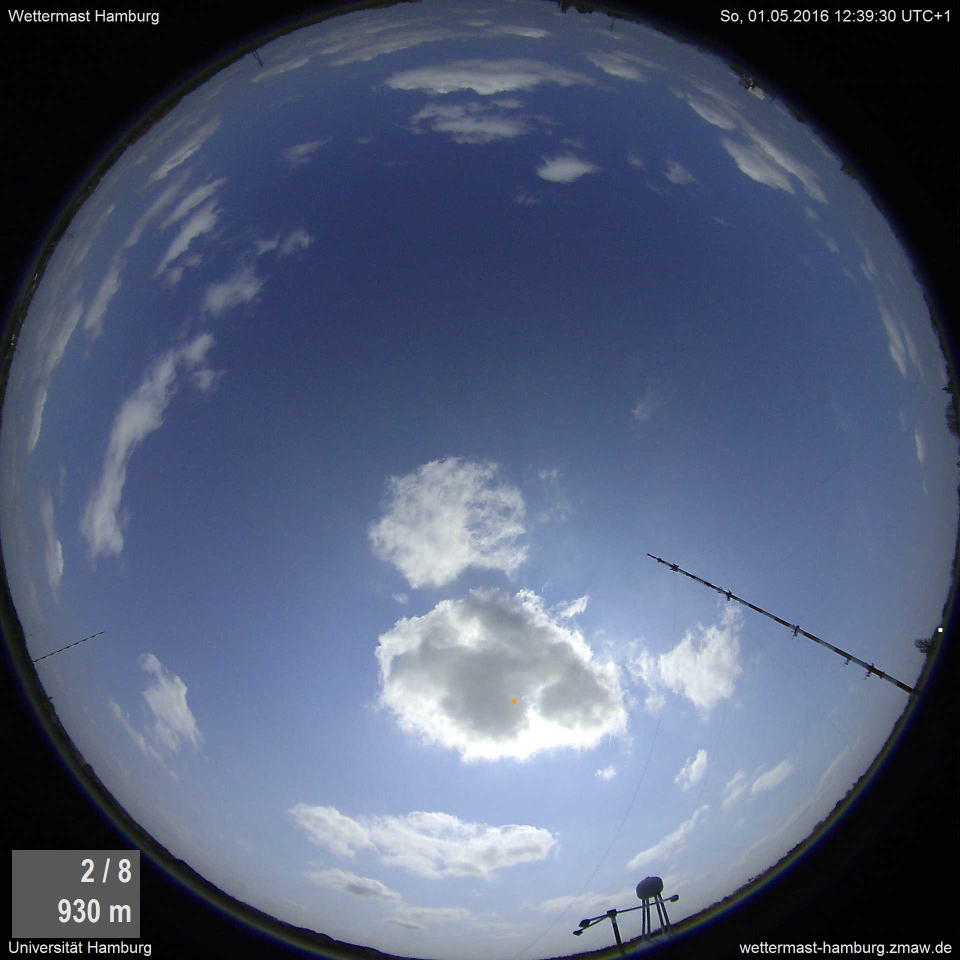
#> input picture pyclamster/clustering/test/Image_Wkm_Aktuell_2.jpg, 1920 x 1920 px, found by its file name (shown at 1/2 size)
$ python k-means_random.py   (Python 2 division)   (older library calls are emulated)
#> lines starting #> are read from the running program, lines starting #| are printed output that depends on the picture
# -*- coding: utf-8 -*-
"""
Created on Fri Apr 29 16:14:13 2016

@author: tfinn
"""
# External modules

# Internal modules


__version__ = ""

print(__doc__)
import numpy as np
import scipy.misc
import scipy.ndimage
from sklearn.cluster import MiniBatchKMeans
from sklearn.preprocessing import StandardScaler
from time import time
from pyextremelm.builder import ExtremeLearningMachine
from pyextremelm.builder.layers.unsupervised import ELMAE

k_cluster = 2
good_angle = 45
good_angle_dpi = int(np.round(1920/180*good_angle))


# Load the Wettermast photo
wm = scipy.ndimage.imread("Image_Wkm_Aktuell_2.jpg", mode="RGB")
#> wm is the input picture: shape (1920, 1920, 3); mean R, G, B 82.2, 92.9, 118.1
scipy.misc.imsave(
    "test_original.jpg", wm[1920/2-good_angle_dpi:1920/2+good_angle_dpi,
        1920/2-good_angle_dpi:1920/2+good_angle_dpi, :])
#wm = wm/255 # to get values between 0 and 1
# Normalize RGB to surrounding fields
neighbour_size = 10
rgb_mean = scipy.ndimage.filters.uniform_filter(
    wm, size=(neighbour_size, neighbour_size, 1), mode="constant")
sum_mean = scipy.ndimage.filters.uniform_filter(
    wm, size=(neighbour_size, neighbour_size, 3), mode="constant")

# [10 lines of commented-out code are left out]
rgb_sqr_mean = scipy.ndimage.uniform_filter(
    wm**2,size=(neighbour_size, neighbour_size, 1), mode="constant")
# #print(rgb_sqr_mean)
rgb_stddev = rgb_sqr_mean - rgb_mean**2
rgb_stddev[rgb_stddev<0] = 0
rgb_stddev = np.sqrt(rgb_stddev)
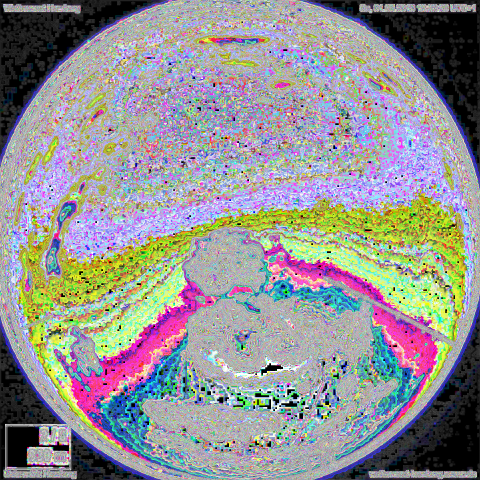
#> rgb_stddev: shape (1920, 1920, 3) float16 (shown at 1/4 size); mean R, G, B 9.23, 9.16, 9.24; drawn with min black and max white
#print(np.max(rgb_stddev), np.min(rgb_stddev))
#rgb_standard = (wm-rgb_mean)
# rgb_std_max = scipy.ndimage.maximum_filter(
#     wm,size=(neighbour_size, neighbour_size, 1), mode="constant")
# rgb_std_min = scipy.ndimage.minimum_filter(
#     wm,size=(neighbour_size, neighbour_size, 1), mode="constant")
# rgb_minmax = rgb_standard/(rgb_std_max-rgb_std_min)
# rgb_standard = (wm-rgb_mean)/rgb_stddev
# rgb_standard[rgb_stddev<0.001] = 0
# rgb_standard = rgb_standard[1920 / 2 - good_angle_dpi:1920 / 2 + good_angle_dpi,
#      1920 / 2 - good_angle_dpi:1920 / 2 + good_angle_dpi, :]
#
# scipy.misc.imsave(
#  "test_mean.jpg", (rgb_standard))
#
# neighbour_size = 10
# rgb_mean = scipy.ndimage.filters.uniform_filter(
#     rgb_standard, size=(neighbour_size, neighbour_size, 1), mode="constant")
# rgb_sqr_mean = scipy.ndimage.uniform_filter(
#     rgb_standard**2,size=(neighbour_size, neighbour_size, 1), mode="constant")
# # #print(rgb_sqr_mean)
# rgb_stddev = rgb_sqr_mean - rgb_mean**2
# rgb_stddev[rgb_stddev<0] = 0
# rgb_stddev = np.sqrt(rgb_stddev)
#
# wm = wm[
#                1920 / 2 - good_angle_dpi:1920 / 2 + good_angle_dpi,
#                1920 / 2 - good_angle_dpi:1920 / 2 + good_angle_dpi, :]
#
# wm[rgb_stddev>0.5] = 1
#
# scipy.misc.imsave(
#  "test_std.jpg", (wm))

#print(rgb_mean.shape)
print(np.max(rgb_mean), np.max(rgb_stddev))
#| 255 15.97
print(np.min(rgb_mean), np.min(rgb_stddev))
#| 0 0.0
rgb_mean = wm-rgb_mean
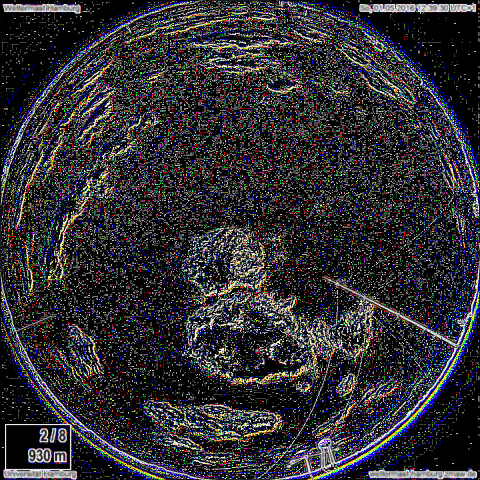
#> rgb_mean: shape (1920, 1920, 3) (shown at 1/4 size); mean R, G, B 46.6, 44.6, 49.6
rgb_std = wm/rgb_stddev
#> rgb_std: shape (1920, 1920, 3) float16; 7.31% of the values are NaN or infinite; the others: min 0, max 255, mean 13.84
rgb_std[rgb_stddev<0.0001] = 255
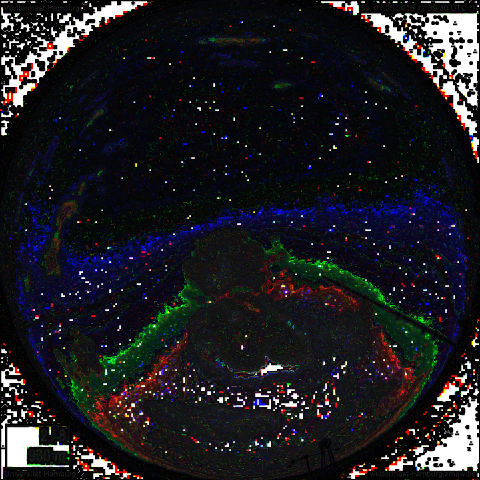
#> rgb_std: shape (1920, 1920, 3) float16 (shown at 1/4 size); mean R, G, B 30.1, 29.8, 34.6
print(np.max(rgb_mean), np.max(rgb_stddev))
#| 255 15.97
print(np.min(rgb_mean), np.min(rgb_stddev))
#| 0 0.0
image = np.concatenate((rgb_mean, rgb_std), axis=2)
image = image[1920/2-good_angle_dpi:1920/2+good_angle_dpi,
         1920/2-good_angle_dpi:1920/2+good_angle_dpi, :]

# # wm_added_dim = np.concatenate((wm, rgb_mean, rgb_stddev), axis=2)
# # print(wm_added_dim.shape)
wm = wm-sum_mean
wm = wm[1920/2-good_angle_dpi:1920/2+good_angle_dpi,
        1920/2-good_angle_dpi:1920/2+good_angle_dpi, :]
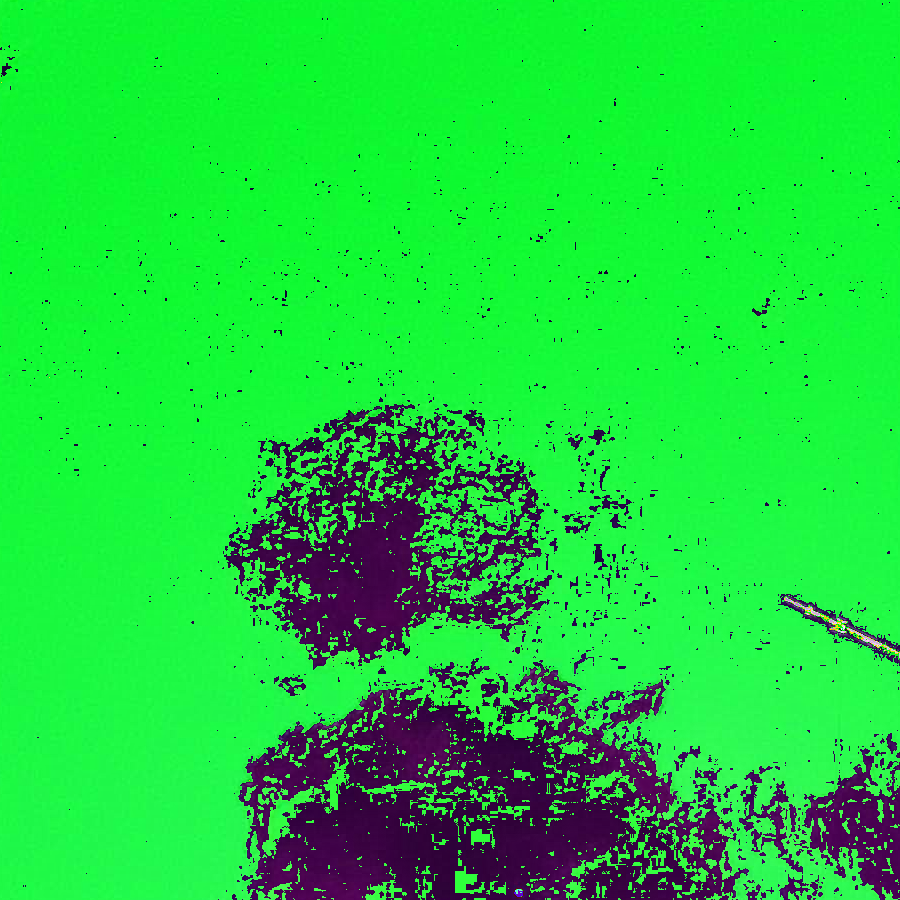
#> wm: shape (900, 900, 3); mean R, G, B 29.9, 211.7, 60.8
scipy.misc.imsave(
    "test_original-mean.jpg", wm)

#> (the run stopped early here; a loop or call above may not have finished)

$ run again, with pyclamster/clustering/test/Image_Wkm_Aktuell_1.jpg copied over pyclamster/clustering/test/Image_Wkm_Aktuell_2.jpg
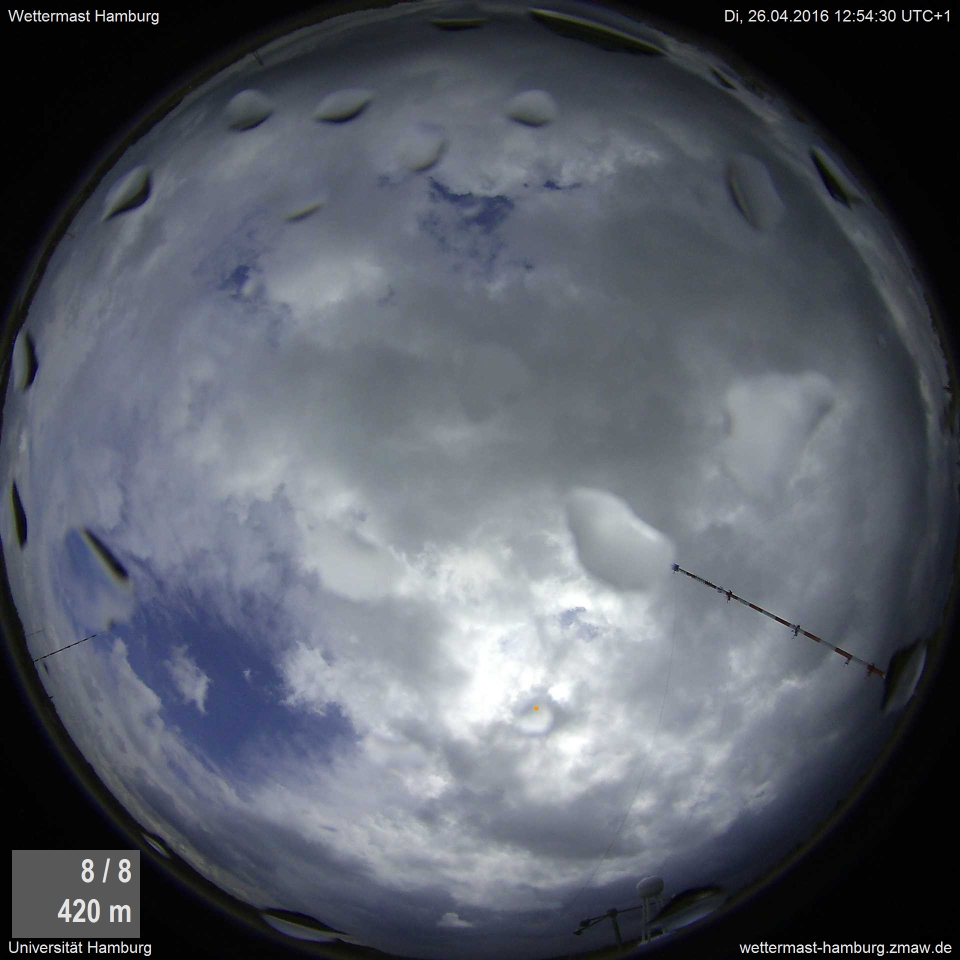
#> input picture pyclamster/clustering/test/Image_Wkm_Aktuell_1.jpg, 1920 x 1920 px, found by its file name (shown at 1/2 size)
#> wm is the input picture: shape (1920, 1920, 3); mean R, G, B 87.3, 92.2, 102
#| 255 15.97
#| 0 0.0
#> `rgb_std[rgb_stddev<0.0001] = 255`:
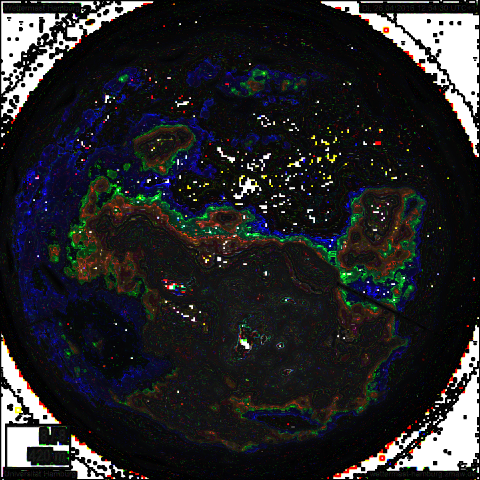
#> rgb_std: shape (1920, 1920, 3) float16 (shown at 1/4 size); mean R, G, B 38.4, 38.7, 41
#| 255 15.97
#| 0 0.0
#> `wm = wm[1920/2-good_angle_dpi:1920/2+good_angle_dpi, 1920/2-good_angle..`:
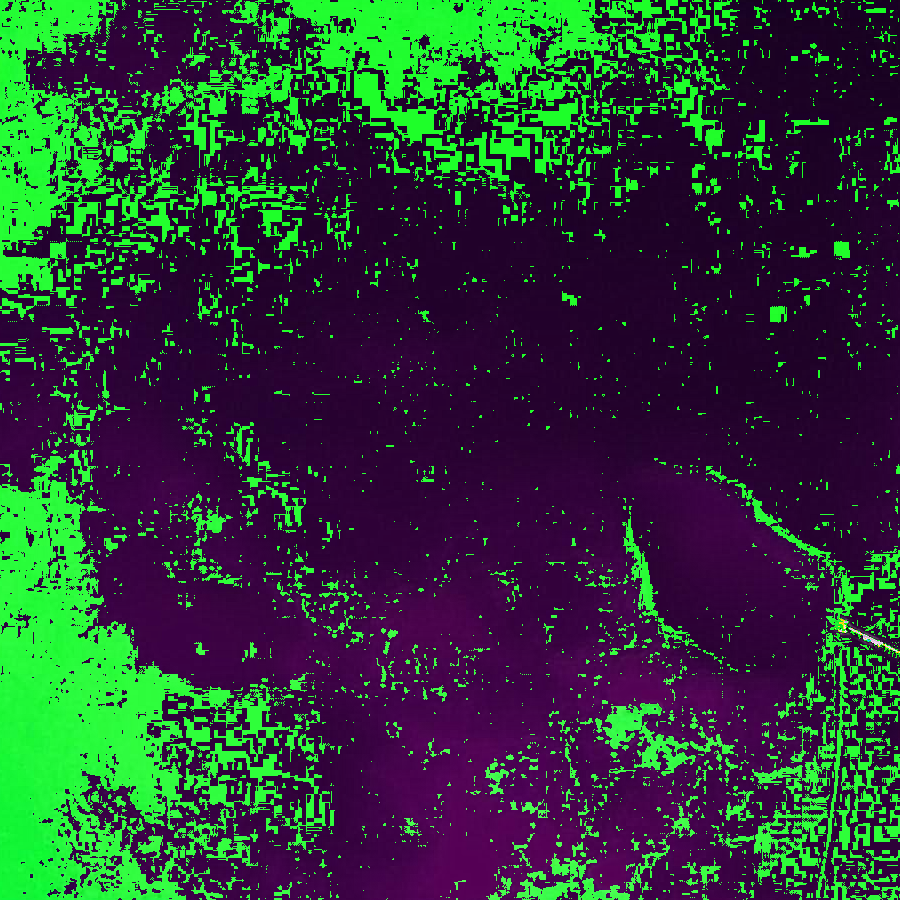
#> wm: shape (900, 900, 3); mean R, G, B 44.7, 59.8, 54.9

$ run again, with pyclamster/clustering/test/Image_Wkm_Aktuell_3.jpg copied over pyclamster/clustering/test/Image_Wkm_Aktuell_2.jpg
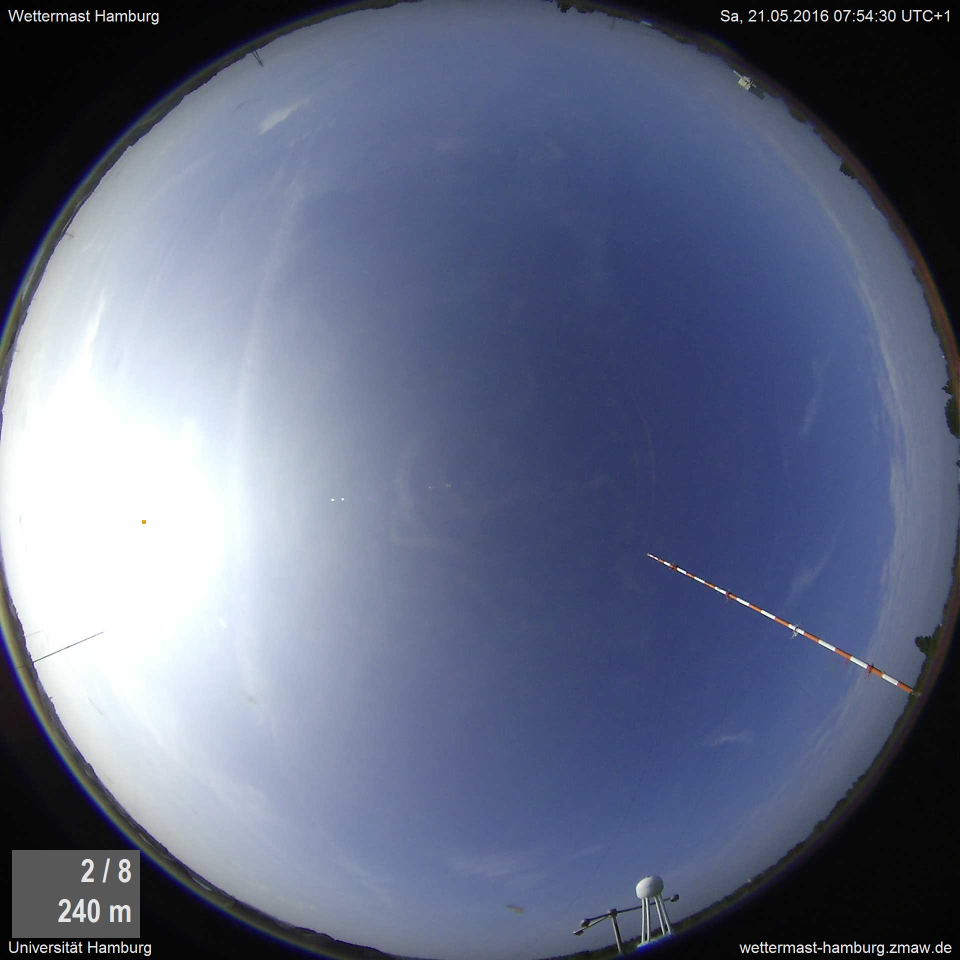
#> input picture pyclamster/clustering/test/Image_Wkm_Aktuell_3.jpg, 1920 x 1920 px, found by its file name (shown at 1/2 size)
#> wm is the input picture: shape (1920, 1920, 3); mean R, G, B 97.4, 105.9, 130.4
#| 255 15.97
#| 0 0.0
#> `rgb_std[rgb_stddev<0.0001] = 255`:
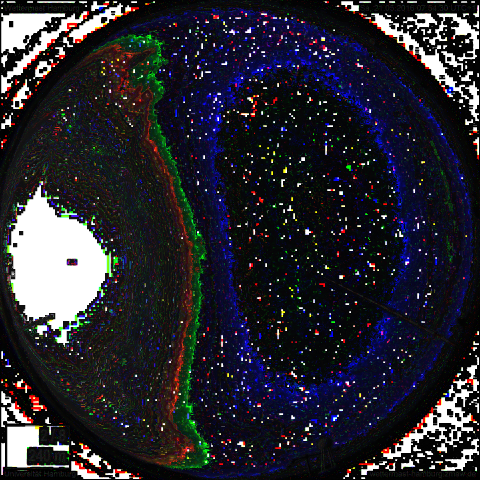
#> rgb_std: shape (1920, 1920, 3) float16 (shown at 1/4 size); mean R, G, B 41.1, 40.3, 48.7
#| 255 15.97
#| 0 0.0
#> `wm = wm[1920/2-good_angle_dpi:1920/2+good_angle_dpi, 1920/2-good_angle..`:
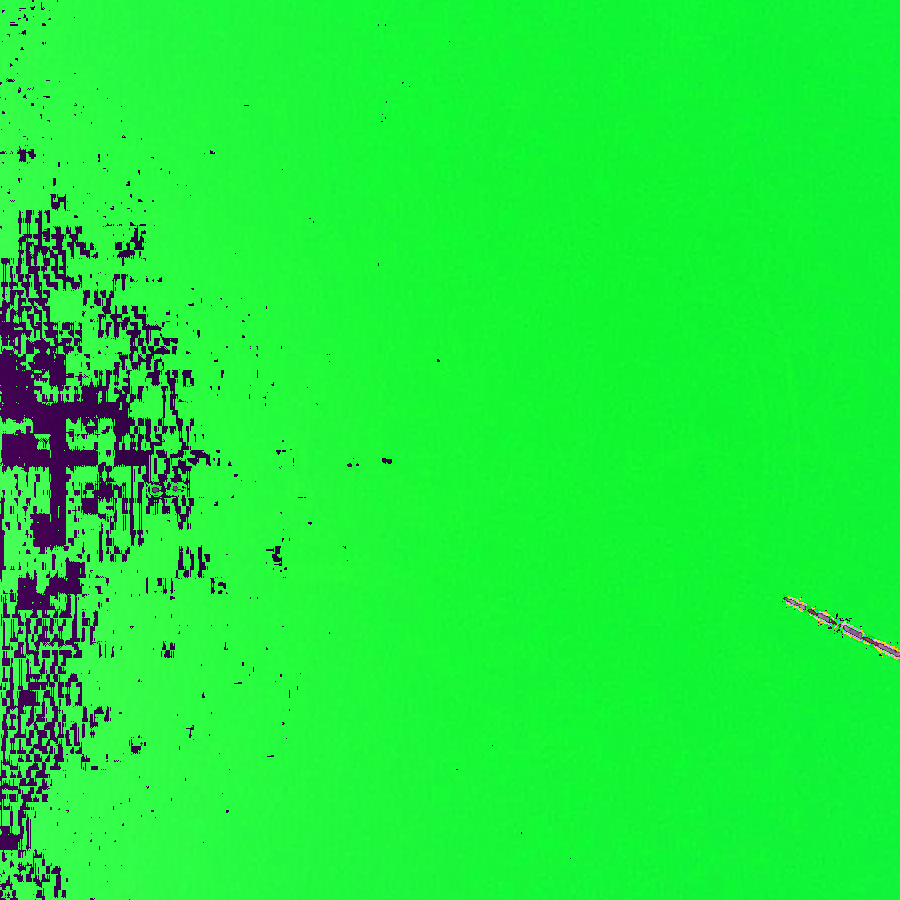
#> wm: shape (900, 900, 3); mean R, G, B 28.6, 235.9, 58
